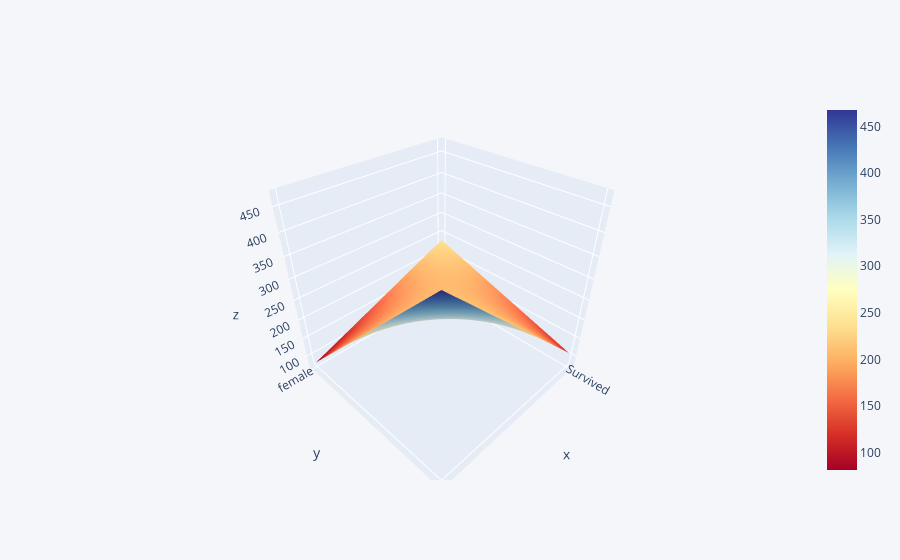

Notebook source saved alongside this figure:
### Markdown cell above
### 6.Surface Plot

### Code cell
df1.iplot(kind ='surface', colorscale ='rdylbu')

### Figure 1 — Plotly figure (JSON) as saved in the notebook; plotly's stock layout.template omitted (floating-point values rounded to 4 significant figures)
{"data": [{"colorscale": [[0, "rgb(165,0,38)"], [0.1, "rgb(215,48,39)"], [0.2, "rgb(244,109,67)"], [0.3, "rgb(253,174,97)"], [0.4, "rgb(254,224,144)"], [0.5, "rgb(255,255,191)"], [0.6, "rgb(224,243,248)"], [0.7, "rgb(171,217,233)"], [0.8, "rgb(116,173,209)"], [0.9, "rgb(69,117,180)"], [1, "rgb(49,54,149)"]], "type": "surface", "x": ["Survived", "Dead"], "y": ["female", "male"], "z": [[233, 81], [109, 468]]}], "layout": {"legend": {"bgcolor": "#F5F6F9", "font": {"color": "#4D5663"}}, "paper_bgcolor": "#F5F6F9", "plot_bgcolor": "#F5F6F9", "title": {"font": {"color": "#4D5663"}}, "xaxis": {"gridcolor": "#E1E5ED", "showgrid": true, "tickfont": {"color": "#4D5663"}, "title": {"font": {"color": "#4D5663"}, "text": ""}, "zerolinecolor": "#E1E5ED"}, "yaxis": {"gridcolor": "#E1E5ED", "showgrid": true, "tickfont": {"color": "#4D5663"}, "title": {"font": {"color": "#4D5663"}, "text": ""}, "zerolinecolor": "#E1E5ED"}}}
